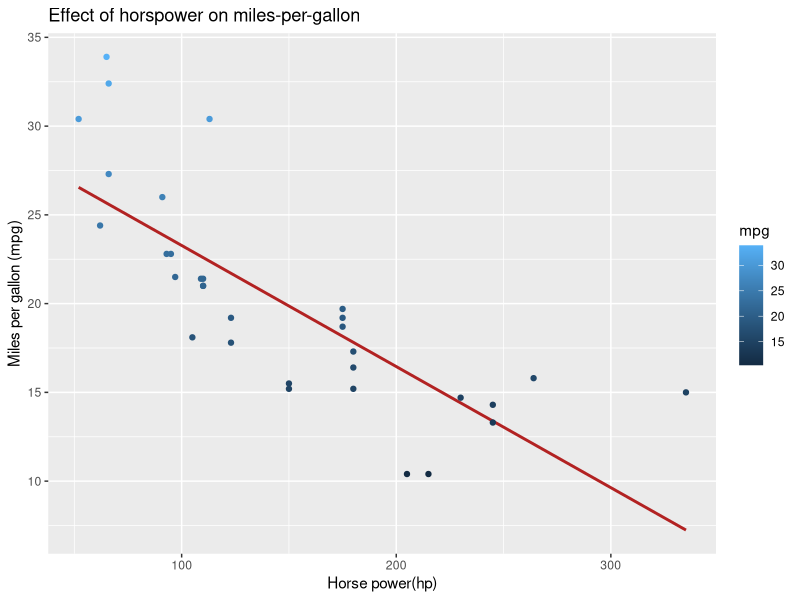
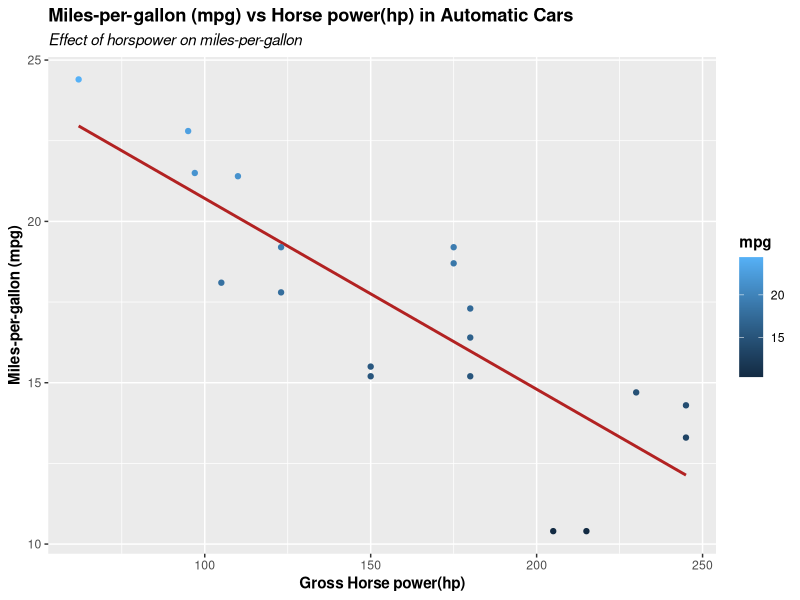
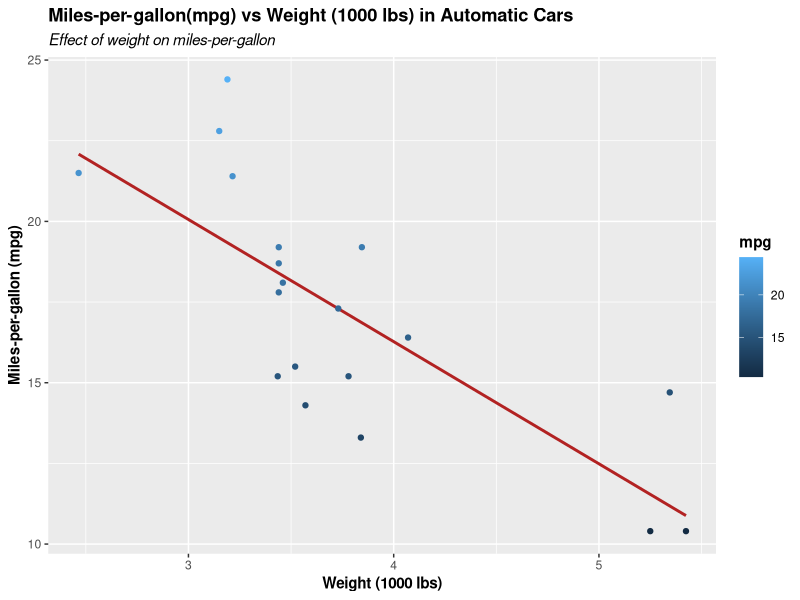
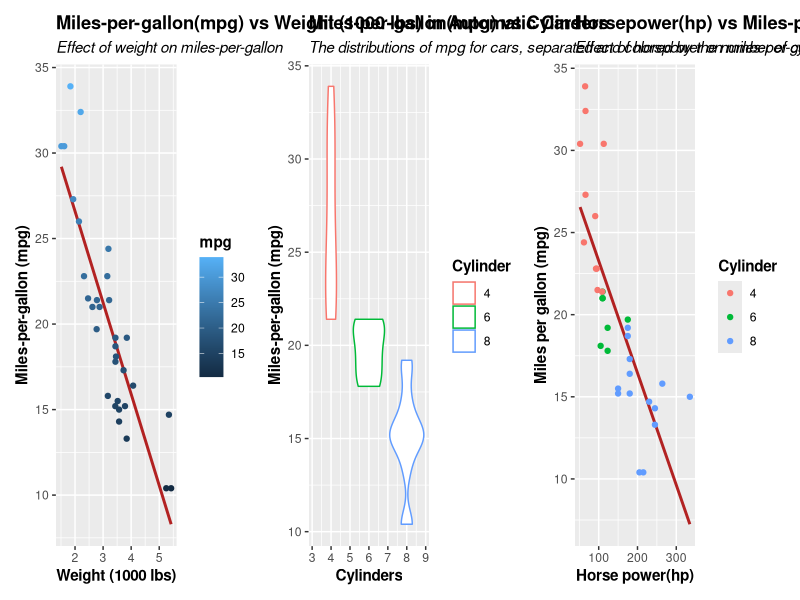

R code for these plots, in order:
library(tidyverse)
library(ggplot2)

#1) loads the mtcars data set
data("mtcars")
str(mtcars)

#2) subsets the mtcars dataframe to include only automatic transmissions
#3) saves this new subset as a new file called “automatic_mtcars.csv” in your Assignment_6 directory
auto_transmissions <- mtcars$am == "0"
auto_transmission_dataframe <- mtcars[auto_transmissions,]
write.csv(auto_transmission_dataframe,"./automatic_mtcars.csv")

#4) plots the effect of horsepower on miles-per-gallon using ggplot2 
#(update plot to have meaningful labels and title)
#NOTE: effects of Miles per gallon in ALL CARS
names(mtcars)
ggplot(mtcars, aes(x=hp, y=mpg))+
  ggtitle("Effect of horspower on miles-per-gallon")+
  labs(x="Horse power(hp)", y="Miles per gallon (mpg)")+
  geom_smooth(method="lm",se=F, color="firebrick")+
  geom_point(aes(color=mpg))

#5)saves this plot as a png image called “mpg_vs_hp_auto.png” in your Assignment_6 directory
#effects of Miles per gallon in automatics cars
png(filename="./mpg_vs_hp_auto.png")
ggplot(auto_transmission_dataframe, aes(x=hp, y=mpg))+
  ggtitle("Miles-per-gallon (mpg) vs Horse power(hp) in Automatic Cars")+
  labs(x="Gross Horse power(hp)", y="Miles-per-gallon (mpg)", subtitle = "Effect of horspower on miles-per-gallon")+
  geom_smooth(method="lm",se=F, color="firebrick")+
  geom_point(aes(color=mpg))+
  theme(title = element_text(face="bold"),
        plot.subtitle = element_text(face="italic")
        )
dev.off()

#6)plots the effect of weight on miles-per-gallon (with improved labels, again)
#7) saves this second plot as a tiff image called “mpg_vs_wt_auto.tiff” in your Assignment_5 directory
tiff(filename="./mpg_vs_wt_auto.tiff")
ggplot(auto_transmission_dataframe, aes(x=wt, y=mpg))+
  ggtitle("Miles-per-gallon(mpg) vs Weight (1000 lbs) in Automatic Cars")+
  labs(x="Weight (1000 lbs)", y="Miles-per-gallon (mpg)", subtitle = "Effect of weight on miles-per-gallon")+
  geom_smooth(method="lm",se=F, color="firebrick")+
  geom_point(aes(color=mpg))+
  theme(title = element_text(face="bold"),
        plot.subtitle = element_text(face="italic")
  )
dev.off()


#8) subsets the original mtcars dataframe to include only cars with displacements less than or equal to 200 cu.in.
#9) saves that new subset as a csv file called mtcars_max200_displ.csv
names(mtcars)
disp_max200 <- mtcars$disp == 200.0 | mtcars$disp < 200.0
disp_max200_dataframe <- mtcars[disp_max200,]
write.csv(disp_max200_dataframe,"./mtcars_max200_displ.csv")

#10) includes code to calculate the maximum horsepower for each of the three dataframes (original, automatic, max200)
#11) prints these calculations (from task 10) in a readable format to a new plaintext file called hp_maximums.txt

mtcars_max <- max(mtcars$hp)
mtcars_max_auto <- max(auto_transmission_dataframe$hp)
mtcars_max_max200 <- max(disp_max200_dataframe$hp)
print(c(mtcars_max, mtcars_max_auto, mtcars_max_max200))

text<- "#This code calculates the maximum for each of the three dataframes (original, automatic, max200) of the mtcars dataset.
#YOU MUST INCLUDE THE MTCARS DATASET FOR THIS CODE TO WORK.\n

#In this part, we made a dataframe the cars of automatic transmission
auto_transmissions <- mtcars$am == 0
auto_transmission_dataframe <- mtcars[auto_transmissions,]\n

#In this part, we made a dataframe of the cars of with displacements less than or equal to 200 cu.in.
disp_max200 <- mtcars$disp == 200.0 | mtcars$disp < 200.0
disp_max200_dataframe <- mtcars[disp_max200,]\n

#calculating the maximum horsepowers for the original dataframe
mtcars_max <- max(mtcars$hp)\n

#calculating the maximum horsepowers for the automatic transmission dataframe
mtcars_max_auto <- max(auto_transmission_dataframe$hp)\n

#calculating the maximum horsepowers for the automatic max200 dataframe
mtcars_max_max200 <- max(disp_max200_dataframe$hp)\n

#Printing the calculations
print(c(mtcars_max, mtcars_max_auto, mtcars_max_max200))"
writeLines(text,"./hp_maximums.txt")

#12) combines the following 3 plots into one image using the patchwork package (all 3 plots use the full un-subsetted mtcars data)
#   Scatterplot + trendline of the effect of weight on mpg (points and linear trendlines colored by the number of cylinders)
#   Violin chart of the distributions of mpg for cars, separated and colored by the number of cylinders
#   Scatterplot + trendline of the effect of horsepower on mpg (points and linear trendlines colored by the number of cylinders)
library(patchwork)

names(mtcars)

#   Scatterplot + trendline of the effect of weight on mpg (points and linear trendlines colored by the number of cylinders)
p1 <- ggplot(mtcars, aes(x=wt, y=mpg))+
  ggtitle("Miles-per-gallon(mpg) vs Weight (1000 lbs) in Automatic Cars")+
  labs(x="Weight (1000 lbs)", y="Miles-per-gallon (mpg)", subtitle = "Effect of weight on miles-per-gallon")+
  geom_smooth(method="lm",se=F, color="firebrick")+
  geom_point(aes(color=mpg))+
  theme(title = element_text(face="bold"),
        plot.subtitle = element_text(face="italic")
  )
#   Violin chart of the distributions of mpg for cars, separated and colored by the number of cylinders
p2 <-ggplot(mtcars, aes(x=cyl, y=mpg))+
  ggtitle("Miles-per-gallon(mpg) vs Cylinders")+
  labs(x="Cylinders", y="Miles-per-gallon (mpg)", subtitle = "The distributions of mpg for cars, separated and colored by the number of cylinders", color = "Cylinder") +
  geom_violin(aes(color=as.factor(cyl)))+
  theme(title = element_text(face="bold"),
        plot.subtitle = element_text(face="italic")
  )

#   Scatterplot + trendline of the effect of horsepower on mpg (points and linear trendlines colored by the number of cylinders)
p3 <-ggplot(mtcars, aes(x=hp, y=mpg))+
  ggtitle("Horsepower(hp) vs Miles-per-gallon(mpg)")+
  labs(x="Horse power(hp)", y="Miles per gallon (mpg)", 
       subtitle = "Effect of horspower on miles-per-gallon", 
       color="Cylinder")+
  geom_smooth(method="lm",se=F, color="firebrick")+
  geom_point(aes(color=as.factor(cyl)))+
  theme(title = element_text(face="bold"),
        plot.subtitle = element_text(face="italic")
  )

#13)saves that combined figure as a single png image file called combined_mtcars_plot.png in your Assignment_6 directory
png(filename="./combined_mtcars_plot.png", 1500, 500)
p1+p2+p3
dev.off()


